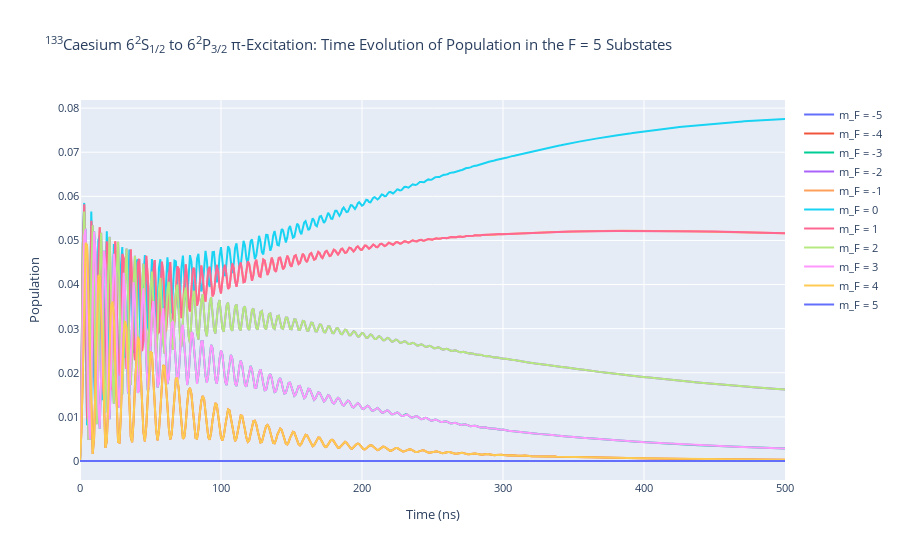

Notebook source saved alongside this figure:
### Markdown cell above
Now plot the results

### Code cell
rho_to_plot = [ [abs(rho) for rho in cs_system.Rho_t(s, s)] for s in F5]

fig_csF5 = go.Figure()

for i, rho in enumerate(rho_to_plot):
    fig_csF5.add_trace(go.Scatter(x = time_cs, 
                                y = rho,
                                name = f"m_F = {F5[i].m}",
                               mode = 'lines'))

fig_csF5.update_layout(title = "<sup>133</sup>Caesium 6<sup>2</sup>S<sub>1/2</sub> to 6<sup>2</sup>P<sub>3/2</sub> π-Excitation: Time Evolution of Population in the F = 5 Substates",
                 xaxis_title = "Time (ns)",
                 yaxis_title = "Population",
                font = dict(
                    size = 11))
fig_csF5.write_image(f"CsF=5I={intensity_cs}.pdf")
fig_csF5.show()

### Figure 1 — Plotly figure (JSON) as saved in the notebook; plotly's stock layout.template omitted (floating-point values rounded to 4 significant figures; data arrays with more than 128 entries replaced by an {"elided": "..."} marker saying what was removed)
{"data": [{"mode": "lines", "name": "m_F = -5", "type": "scatter", "x": {"elided": "501 int values"}, "y": {"elided": "501 int values"}}, {"mode": "lines", "name": "m_F = -4", "type": "scatter", "x": {"elided": "501 int values"}, "y": {"elided": "501 float values"}}, {"mode": "lines", "name": "m_F = -3", "type": "scatter", "x": {"elided": "501 int values"}, "y": {"elided": "501 float values"}}, {"mode": "lines", "name": "m_F = -2", "type": "scatter", "x": {"elided": "501 int values"}, "y": {"elided": "501 float values"}}, {"mode": "lines", "name": "m_F = -1", "type": "scatter", "x": {"elided": "501 int values"}, "y": {"elided": "501 float values"}}, {"mode": "lines", "name": "m_F = 0", "type": "scatter", "x": {"elided": "501 int values"}, "y": {"elided": "501 float values"}}, {"mode": "lines", "name": "m_F = 1", "type": "scatter", "x": {"elided": "501 int values"}, "y": {"elided": "501 float values"}}, {"mode": "lines", "name": "m_F = 2", "type": "scatter", "x": {"elided": "501 int values"}, "y": {"elided": "501 float values"}}, {"mode": "lines", "name": "m_F = 3", "type": "scatter", "x": {"elided": "501 int values"}, "y": {"elided": "501 float values"}}, {"mode": "lines", "name": "m_F = 4", "type": "scatter", "x": {"elided": "501 int values"}, "y": {"elided": "501 float values"}}, {"mode": "lines", "name": "m_F = 5", "type": "scatter", "x": {"elided": "501 int values"}, "y": {"elided": "501 int values"}}], "layout": {"autosize": true, "font": {"size": 11}, "title": {"text": "<sup>133</sup>Caesium 6<sup>2</sup>S<sub>1/2</sub> to 6<sup>2</sup>P<sub>3/2</sub> π-Excitation: Time Evolution of Population in the F = 5 Substates"}, "xaxis": {"autorange": false, "range": [0, 500], "title": {"text": "Time (ns)"}, "type": "linear"}, "yaxis": {"autorange": false, "range": [-0.004307, 0.08184], "title": {"text": "Population"}, "type": "linear"}}}
